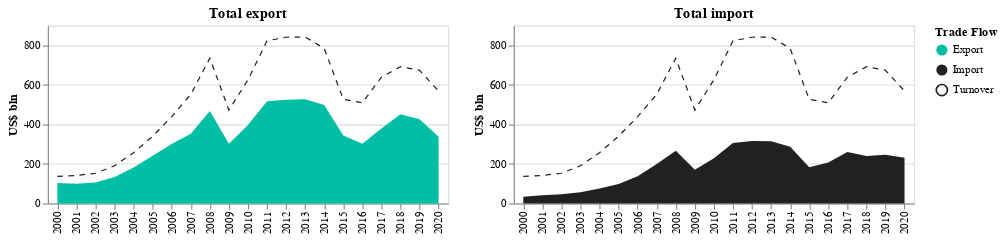

Here is the notebook cell this chart was saved with:
### Code cell
plot_df = subdata.copy()
plot_df.loc[:, 'Trade Value (US$)' ] = (plot_df['Trade Value (US$)' ] / 1e9)
    
loc_condition_export = (plot_df['Partner']=='World') & plot_df['Trade Flow'].isin(['Export', 'Turnover'])
loc_condition_import = (plot_df['Partner']=='World') & plot_df['Trade Flow'].isin(['Import', 'Turnover'])

IMPORT_COLOR = '#212121FF'
EXPORT_COLOR = '#00BFA5FF'
TURNOVER_COLOR = '#21212100'

IMPORT_STROKE = '#21212100'
EXPORT_STROKE = '#00BFA500'
TURNOVER_STROKE = '#212121FF'
    
base = alt.Chart().encode(
    alt.X('Year:O', scale=alt.Scale(zero=False, nice=True), axis=alt.Axis(labels=True, title=None)),
    alt.Y(
        'Trade Value (US$):Q',
        stack=None,
        axis=alt.Axis(
            format=".0f",
            labels=True,
            ticks=True,
            title='US$ bln'
        )
    )
).properties(
    height=160,
    width=360
)

area = base.mark_area().encode(
    color=alt.Color(
        'Trade Flow:N',
        scale=alt.Scale(
            domain=['Export', 'Import', 'Turnover'],
            range=[EXPORT_COLOR, IMPORT_COLOR, TURNOVER_COLOR]
        )
    )
)

line = base.mark_line(
    strokeWidth=1.1,
    strokeDash=[5, 5]
).encode(
    stroke=alt.Color(
        'Trade Flow:N',
        scale=alt.Scale(
            domain=['Export', 'Import', 'Turnover'],
            range=[EXPORT_STROKE, IMPORT_STROKE, TURNOVER_STROKE]
        )
    )
)

alt.hconcat(
    alt.layer(area, line, data=plot_df.loc[loc_condition_export], title='Total export'),
    alt.layer(area, line, data=plot_df.loc[loc_condition_import], title='Total import'),
)

### Figure 1 — Vega-Lite specification as saved in the notebook (floating-point values rounded to 4 significant figures)
{"config": {"view": {"continuousWidth": 400, "continuousHeight": 300}}, "hconcat": [{"layer": [{"mark": "area", "encoding": {"color": {"field": "Trade Flow", "scale": {"domain": ["Export", "Import", "Turnover"], "range": ["#00BFA5FF", "#212121FF", "#21212100"]}, "type": "nominal"}, "x": {"axis": {"labels": true, "title": null}, "field": "Year", "scale": {"nice": true, "zero": false}, "type": "ordinal"}, "y": {"axis": {"format": ".0f", "labels": true, "ticks": true, "title": "US$ bln"}, "field": "Trade Value (US$)", "stack": null, "type": "quantitative"}}, "height": 160, "width": 360}, {"mark": {"type": "line", "strokeDash": [5, 5], "strokeWidth": 1.1}, "encoding": {"stroke": {"field": "Trade Flow", "scale": {"domain": ["Export", "Import", "Turnover"], "range": ["#00BFA500", "#21212100", "#212121FF"]}, "type": "nominal"}, "x": {"axis": {"labels": true, "title": null}, "field": "Year", "scale": {"nice": true, "zero": false}, "type": "ordinal"}, "y": {"axis": {"format": ".0f", "labels": true, "ticks": true, "title": "US$ bln"}, "field": "Trade Value (US$)", "stack": null, "type": "quantitative"}}, "height": 160, "width": 360}], "data": {"name": "data-5ba083e31a1e29711583ba5f9d862b03"}, "title": "Total export"}, {"layer": [{"mark": "area", "encoding": {"color": {"field": "Trade Flow", "scale": {"domain": ["Export", "Import", "Turnover"], "range": ["#00BFA5FF", "#212121FF", "#21212100"]}, "type": "nominal"}, "x": {"axis": {"labels": true, "title": null}, "field": "Year", "scale": {"nice": true, "zero": false}, "type": "ordinal"}, "y": {"axis": {"format": ".0f", "labels": true, "ticks": true, "title": "US$ bln"}, "field": "Trade Value (US$)", "stack": null, "type": "quantitative"}}, "height": 160, "width": 360}, {"mark": {"type": "line", "strokeDash": [5, 5], "strokeWidth": 1.1}, "encoding": {"stroke": {"field": "Trade Flow", "scale": {"domain": ["Export", "Import", "Turnover"], "range": ["#00BFA500", "#21212100", "#212121FF"]}, "type": "nominal"}, "x": {"axis": {"labels": true, "title": null}, "field": "Year", "scale": {"nice": true, "zero": false}, "type": "ordinal"}, "y": {"axis": {"format": ".0f", "labels": true, "ticks": true, "title": "US$ bln"}, "field": "Trade Value (US$)", "stack": null, "type": "quantitative"}}, "height": 160, "width": 360}], "data": {"name": "data-1cff03bbbaea5be94a9078eed14b0ddd"}, "title": "Total import"}], "$schema": "https://vega.github.io/schema/vega-lite/v4.17.0.json", "datasets": {"data-5ba083e31a1e29711583ba5f9d862b03": [{"Year": 2000, "Trade Flow": "Export", "Reporter Code": 643, "Reporter": "Russian Federation", "Reporter ISO": "RUS", "Partner Code": 0, "Partner": "World", "Partner ISO": "WLD", "Commodity Code": "TOTAL", "Commodity": "ALL COMMODITIES", "Trade Value (US$)": 103.1, "Partner Pct": 100.0}, {"Year": 2001, "Trade Flow": "Export", "Reporter Code": 643, "Reporter": "Russian Federation", "Reporter ISO": "RUS", "Partner Code": 0, "Partner": "World", "Partner ISO": "WLD", "Commodity Code": "TOTAL", "Commodity": "ALL COMMODITIES", "Trade Value (US$)": 99.87, "Partner Pct": 100.0}, {"Year": 2002, "Trade Flow": "Export", "Reporter Code": 643, "Reporter": "Russian Federation", "Reporter ISO": "RUS", "Partner Code": 0, "Partner": "World", "Partner ISO": "WLD", "Commodity Code": "TOTAL", "Commodity": "ALL COMMODITIES", "Trade Value (US$)": 106.7, "Partner Pct": 100.0}, {"Year": 2003, "Trade Flow": "Export", "Reporter Code": 643, "Reporter": "Russian Federation", "Reporter ISO": "RUS", "Partner Code": 0, "Partner": "World", "Partner ISO": "WLD", "Commodity Code": "TOTAL", "Commodity": "ALL COMMODITIES", "Trade Value (US$)": 133.7, "Partner Pct": 100.0}, {"Year": 2004, "Trade Flow": "Export", "Reporter Code": 643, "Reporter": "Russian Federation", "Reporter ISO": "RUS", "Partner Code": 0, "Partner": "World", "Partner ISO": "WLD", "Commodity Code": "TOTAL", "Commodity": "ALL COMMODITIES", "Trade Value (US$)": 181.6, "Partner Pct": 100.0}, {"Year": 2005, "Trade Flow": "Export", "Reporter Code": 643, "Reporter": "Russian Federation", "Reporter ISO": "RUS", "Partner Code": 0, "Partner": "World", "Partner ISO": "WLD", "Commodity Code": "TOTAL", "Commodity": "ALL COMMODITIES", "Trade Value (US$)": 241.5, "Partner Pct": 100.0}, {"Year": 2006, "Trade Flow": "Export", "Reporter Code": 643, "Reporter": "Russian Federation", "Reporter ISO": "RUS", "Partner Code": 0, "Partner": "World", "Partner ISO": "WLD", "Commodity Code": "TOTAL", "Commodity": "ALL COMMODITIES", "Trade Value (US$)": 301.6, "Partner Pct": 100.0}, {"Year": 2007, "Trade Flow": "Export", "Reporter Code": 643, "Reporter": "Russian Federation", "Reporter ISO": "RUS", "Partner Code": 0, "Partner": "World", "Partner ISO": "WLD", "Commodity Code": "TOTAL", "Commodity": "All Commodities", "Trade Value (US$)": 352.3, "Partner Pct": 100.0}, {"Year": 2008, "Trade Flow": "Export", "Reporter Code": 643, "Reporter": "Russian Federation", "Reporter ISO": "RUS", "Partner Code": 0, "Partner": "World", "Partner ISO": "WLD", "Commodity Code": "TOTAL", "Commodity": "All Commodities", "Trade Value (US$)": 468.0, "Partner Pct": 100.0}, {"Year": 2009, "Trade Flow": "Export", "Reporter Code": 643, "Reporter": "Russian Federation", "Reporter ISO": "RUS", "Partner Code": 0, "Partner": "World", "Partner ISO": "WLD", "Commodity Code": "TOTAL", "Commodity": "All Commodities", "Trade Value (US$)": 301.8, "Partner Pct": 100.0}, {"Year": 2010, "Trade Flow": "Export", "Reporter Code": 643, "Reporter": "Russian Federation", "Reporter ISO": "RUS", "Partner Code": 0, "Partner": "World", "Partner ISO": "WLD", "Commodity Code": "TOTAL", "Commodity": "All Commodities", "Trade Value (US$)": 397.1, "Partner Pct": 100.0}, {"Year": 2011, "Trade Flow": "Export", "Reporter Code": 643, "Reporter": "Russian Federation", "Reporter ISO": "RUS", "Partner Code": 0, "Partner": "World", "Partner ISO": "WLD", "Commodity Code": "TOTAL", "Commodity": "All Commodities", "Trade Value (US$)": 517.0, "Partner Pct": 100.0}, {"Year": 2012, "Trade Flow": "Export", "Reporter Code": 643, "Reporter": "Russian Federation", "Reporter ISO": "RUS", "Partner Code": 0, "Partner": "World", "Partner ISO": "WLD", "Commodity Code": "TOTAL", "Commodity": "All Commodities", "Trade Value (US$)": 524.8, "Partner Pct": 100.0}, {"Year": 2013, "Trade Flow": "Export", "Reporter Code": 643, "Reporter": "Russian Federation", "Reporter ISO": "RUS", "Partner Code": 0, "Partner": "World", "Partner ISO": "WLD", "Commodity Code": "TOTAL", "Commodity": "All Commodities", "Trade Value (US$)": 527.3, "Partner Pct": 100.0}, {"Year": 2014, "Trade Flow": "Export", "Reporter Code": 643, "Reporter": "Russian Federation", "Reporter ISO": "RUS", "Partner Code": 0, "Partner": "World", "Partner ISO": "WLD", "Commodity Code": "TOTAL", "Commodity": "All Commodities", "Trade Value (US$)": 497.8, "Partner Pct": 100.0}, {"Year": 2015, "Trade Flow": "Export", "Reporter Code": 643, "Reporter": "Russian Federation", "Reporter ISO": "RUS", "Partner Code": 0, "Partner": "World", "Partner ISO": "WLD", "Commodity Code": "TOTAL", "Commodity": "All Commodities", "Trade Value (US$)": 343.9, "Partner Pct": 100.0}, {"Year": 2016, "Trade Flow": "Export", "Reporter Code": 643, "Reporter": "Russian Federation", "Reporter ISO": "RUS", "Partner Code": 0, "Partner": "World", "Partner ISO": "WLD", "Commodity Code": "TOTAL", "Commodity": "All Commodities", "Trade Value (US$)": 301.8, "Partner Pct": 100.0}, {"Year": 2017, "Trade Flow": "Export", "Reporter Code": 643, "Reporter": "Russian Federation", "Reporter ISO": "RUS", "Partner Code": 0, "Partner": "World", "Partner ISO": "WLD", "Commodity Code": "TOTAL", "Commodity": "All Commodities", "Trade Value (US$)": 379.2, "Partner Pct": 100.0}, {"Year": 2018, "Trade Flow": "Export", "Reporter Code": 643, "Reporter": "Russian Federation", "Reporter ISO": "RUS", "Partner Code": 0, "Partner": "World", "Partner ISO": "WLD", "Commodity Code": "TOTAL", "Commodity": "All Commodities", "Trade Value (US$)": 451.5, "Partner Pct": 100.0}, {"Year": 2019, "Trade Flow": "Export", "Reporter Code": 643, "Reporter": "Russian Federation", "Reporter ISO": "RUS", "Partner Code": 0, "Partner": "World", "Partner ISO": "WLD", "Commodity Code": "TOTAL", "Commodity": "All Commodities", "Trade Value (US$)": 426.7, "Partner Pct": 100.0}, {"Year": 2020, "Trade Flow": "Export", "Reporter Code": 643, "Reporter": "Russian Federation", "Reporter ISO": "RUS", "Partner Code": 0, "Partner": "World", "Partner ISO": "WLD", "Commodity Code": "TOTAL", "Commodity": "All Commodities", "Trade Value (US$)": 337.1, "Partner Pct": 100.0}, {"Year": 2000, "Trade Flow": "Turnover", "Reporter Code": 643, "Reporter": "Russian Federation", "Reporter ISO": "RUS", "Partner Code": 0, "Partner": "World", "Partner ISO": "WLD", "Commodity Code": "TOTAL", "Commodity": "All Commodities", "Trade Value (US$)": 137.0, "Partner Pct": 100.0}, {"Year": 2001, "Trade Flow": "Turnover", "Reporter Code": 643, "Reporter": "Russian Federation", "Reporter ISO": "RUS", "Partner Code": 0, "Partner": "World", "Partner ISO": "WLD", "Commodity Code": "TOTAL", "Commodity": "All Commodities", "Trade Value (US$)": 141.7, "Partner Pct": 100.0}, {"Year": 2002, "Trade Flow": "Turnover", "Reporter Code": 643, "Reporter": "Russian Federation", "Reporter ISO": "RUS", "Partner Code": 0, "Partner": "World", "Partner ISO": "WLD", "Commodity Code": "TOTAL", "Commodity": "All Commodities", "Trade Value (US$)": 152.9, "Partner Pct": 100.0}, {"Year": 2003, "Trade Flow": "Turnover", "Reporter Code": 643, "Reporter": "Russian Federation", "Reporter ISO": "RUS", "Partner Code": 0, "Partner": "World", "Partner ISO": "WLD", "Commodity Code": "TOTAL", "Commodity": "All Commodities", "Trade Value (US$)": 191.0, "Partner Pct": 100.0}, {"Year": 2004, "Trade Flow": "Turnover", "Reporter Code": 643, "Reporter": "Russian Federation", "Reporter ISO": "RUS", "Partner Code": 0, "Partner": "World", "Partner ISO": "WLD", "Commodity Code": "TOTAL", "Commodity": "All Commodities", "Trade Value (US$)": 257.2, "Partner Pct": 100.0}, {"Year": 2005, "Trade Flow": "Turnover", "Reporter Code": 643, "Reporter": "Russian Federation", "Reporter ISO": "RUS", "Partner Code": 0, "Partner": "World", "Partner ISO": "WLD", "Commodity Code": "TOTAL", "Commodity": "All Commodities", "Trade Value (US$)": 340.2, "Partner Pct": 100.0}, {"Year": 2006, "Trade Flow": "Turnover", "Reporter Code": 643, "Reporter": "Russian Federation", "Reporter ISO": "RUS", "Partner Code": 0, "Partner": "World", "Partner ISO": "WLD", "Commodity Code": "TOTAL", "Commodity": "All Commodities", "Trade Value (US$)": 439.4, "Partner Pct": 100.0}, {"Year": 2007, "Trade Flow": "Turnover", "Reporter Code": 643, "Reporter": "Russian Federation", "Reporter ISO": "RUS", "Partner Code": 0, "Partner": "World", "Partner ISO": "WLD", "Commodity Code": "TOTAL", "Commodity": "All Commodities", "Trade Value (US$)": 552.0, "Partner Pct": 100.0}, {"Year": 2008, "Trade Flow": "Turnover", "Reporter Code": 643, "Reporter": "Russian Federation", "Reporter ISO": "RUS", "Partner Code": 0, "Partner": "World", "Partner ISO": "WLD", "Commodity Code": "TOTAL", "Commodity": "All Commodities", "Trade Value (US$)": 735.0, "Partner Pct": 100.0}, {"Year": 2009, "Trade Flow": "Turnover", "Reporter Code": 643, "Reporter": "Russian Federation", "Reporter ISO": "RUS", "Partner Code": 0, "Partner": "World", "Partner ISO": "WLD", "Commodity Code": "TOTAL", "Commodity": "All Commodities", "Trade Value (US$)": 472.6, "Partner Pct": 100.0}, {"Year": 2010, "Trade Flow": "Turnover", "Reporter Code": 643, "Reporter": "Russian Federation", "Reporter ISO": "RUS", "Partner Code": 0, "Partner": "World", "Partner ISO": "WLD", "Commodity Code": "TOTAL", "Commodity": "All Commodities", "Trade Value (US$)": 626.0, "Partner Pct": 100.0}, {"Year": 2011, "Trade Flow": "Turnover", "Reporter Code": 643, "Reporter": "Russian Federation", "Reporter ISO": "RUS", "Partner Code": 0, "Partner": "World", "Partner ISO": "WLD", "Commodity Code": "TOTAL", "Commodity": "All Commodities", "Trade Value (US$)": 823.1, "Partner Pct": 100.0}, {"Year": 2012, "Trade Flow": "Turnover", "Reporter Code": 643, "Reporter": "Russian Federation", "Reporter ISO": "RUS", "Partner Code": 0, "Partner": "World", "Partner ISO": "WLD", "Commodity Code": "TOTAL", "Commodity": "All Commodities", "Trade Value (US$)": 841.0, "Partner Pct": 100.0}, {"Year": 2013, "Trade Flow": "Turnover", "Reporter Code": 643, "Reporter": "Russian Federation", "Reporter ISO": "RUS", "Partner Code": 0, "Partner": "World", "Partner ISO": "WLD", "Commodity Code": "TOTAL", "Commodity": "All Commodities", "Trade Value (US$)": 842.2, "Partner Pct": 100.0}, {"Year": 2014, "Trade Flow": "Turnover", "Reporter Code": 643, "Reporter": "Russian Federation", "Reporter ISO": "RUS", "Partner Code": 0, "Partner": "World", "Partner ISO": "WLD", "Commodity Code": "TOTAL", "Commodity": "All Commodities", "Trade Value (US$)": 784.5, "Partner Pct": 100.0}, {"Year": 2015, "Trade Flow": "Turnover", "Reporter Code": 643, "Reporter": "Russian Federation", "Reporter ISO": "RUS", "Partner Code": 0, "Partner": "World", "Partner ISO": "WLD", "Commodity Code": "TOTAL", "Commodity": "All Commodities", "Trade Value (US$)": 526.7, "Partner Pct": 100.0}, {"Year": 2016, "Trade Flow": "Turnover", "Reporter Code": 643, "Reporter": "Russian Federation", "Reporter ISO": "RUS", "Partner Code": 0, "Partner": "World", "Partner ISO": "WLD", "Commodity Code": "TOTAL", "Commodity": "All Commodities", "Trade Value (US$)": 509.2, "Partner Pct": 100.0}, {"Year": 2017, "Trade Flow": "Turnover", "Reporter Code": 643, "Reporter": "Russian Federation", "Reporter ISO": "RUS", "Partner Code": 0, "Partner": "World", "Partner ISO": "WLD", "Commodity Code": "TOTAL", "Commodity": "All Commodities", "Trade Value (US$)": 639.2, "Partner Pct": 100.0}, {"Year": 2018, "Trade Flow": "Turnover", "Reporter Code": 643, "Reporter": "Russian Federation", "Reporter ISO": "RUS", "Partner Code": 0, "Partner": "World", "Partner ISO": "WLD", "Commodity Code": "TOTAL", "Commodity": "All Commodities", "Trade Value (US$)": 691.7, "Partner Pct": 100.0}, {"Year": 2019, "Trade Flow": "Turnover", "Reporter Code": 643, "Reporter": "Russian Federation", "Reporter ISO": "RUS", "Partner Code": 0, "Partner": "World", "Partner ISO": "WLD", "Commodity Code": "TOTAL", "Commodity": "All Commodities", "Trade Value (US$)": 673.9, "Partner Pct": 100.0}, {"Year": 2020, "Trade Flow": "Turnover", "Reporter Code": 643, "Reporter": "Russian Federation", "Reporter ISO": "RUS", "Partner Code": 0, "Partner": "World", "Partner ISO": "WLD", "Commodity Code": "TOTAL", "Commodity": "All Commodities", "Trade Value (US$)": 568.8, "Partner Pct": 100.0}], "data-1cff03bbbaea5be94a9078eed14b0ddd": [{"Year": 2000, "Trade Flow": "Import", "Reporter Code": 643, "Reporter": "Russian Federation", "Reporter ISO": "RUS", "Partner Code": 0, "Partner": "World", "Partner ISO": "WLD", "Commodity Code": "TOTAL", "Commodity": "ALL COMMODITIES", "Trade Value (US$)": 33.88, "Partner Pct": 100.0}, {"Year": 2001, "Trade Flow": "Import", "Reporter Code": 643, "Reporter": "Russian Federation", "Reporter ISO": "RUS", "Partner Code": 0, "Partner": "World", "Partner ISO": "WLD", "Commodity Code": "TOTAL", "Commodity": "ALL COMMODITIES", "Trade Value (US$)": 41.87, "Partner Pct": 100.0}, {"Year": 2002, "Trade Flow": "Import", "Reporter Code": 643, "Reporter": "Russian Federation", "Reporter ISO": "RUS", "Partner Code": 0, "Partner": "World", "Partner ISO": "WLD", "Commodity Code": "TOTAL", "Commodity": "ALL COMMODITIES", "Trade Value (US$)": 46.18, "Partner Pct": 100.0}, {"Year": 2003, "Trade Flow": "Import", "Reporter Code": 643, "Reporter": "Russian Federation", "Reporter ISO": "RUS", "Partner Code": 0, "Partner": "World", "Partner ISO": "WLD", "Commodity Code": "TOTAL", "Commodity": "ALL COMMODITIES", "Trade Value (US$)": 57.35, "Partner Pct": 100.0}, {"Year": 2004, "Trade Flow": "Import", "Reporter Code": 643, "Reporter": "Russian Federation", "Reporter ISO": "RUS", "Partner Code": 0, "Partner": "World", "Partner ISO": "WLD", "Commodity Code": "TOTAL", "Commodity": "ALL COMMODITIES", "Trade Value (US$)": 75.57, "Partner Pct": 100.0}, {"Year": 2005, "Trade Flow": "Import", "Reporter Code": 643, "Reporter": "Russian Federation", "Reporter ISO": "RUS", "Partner Code": 0, "Partner": "World", "Partner ISO": "WLD", "Commodity Code": "TOTAL", "Commodity": "ALL COMMODITIES", "Trade Value (US$)": 98.71, "Partner Pct": 100.0}, {"Year": 2006, "Trade Flow": "Import", "Reporter Code": 643, "Reporter": "Russian Federation", "Reporter ISO": "RUS", "Partner Code": 0, "Partner": "World", "Partner ISO": "WLD", "Commodity Code": "TOTAL", "Commodity": "ALL COMMODITIES", "Trade Value (US$)": 137.8, "Partner Pct": 100.0}, {"Year": 2007, "Trade Flow": "Import", "Reporter Code": 643, "Reporter": "Russian Federation", "Reporter ISO": "RUS", "Partner Code": 0, "Partner": "World", "Partner ISO": "WLD", "Commodity Code": "TOTAL", "Commodity": "All Commodities", "Trade Value (US$)": 199.7, "Partner Pct": 100.0}, {"Year": 2008, "Trade Flow": "Import", "Reporter Code": 643, "Reporter": "Russian Federation", "Reporter ISO": "RUS", "Partner Code": 0, "Partner": "World", "Partner ISO": "WLD", "Commodity Code": "TOTAL", "Commodity": "All Commodities", "Trade Value (US$)": 267.1, "Partner Pct": 100.0}, {"Year": 2009, "Trade Flow": "Import", "Reporter Code": 643, "Reporter": "Russian Federation", "Reporter ISO": "RUS", "Partner Code": 0, "Partner": "World", "Partner ISO": "WLD", "Commodity Code": "TOTAL", "Commodity": "All Commodities", "Trade Value (US$)": 170.8, "Partner Pct": 100.0}, {"Year": 2010, "Trade Flow": "Import", "Reporter Code": 643, "Reporter": "Russian Federation", "Reporter ISO": "RUS", "Partner Code": 0, "Partner": "World", "Partner ISO": "WLD", "Commodity Code": "TOTAL", "Commodity": "All Commodities", "Trade Value (US$)": 228.9, "Partner Pct": 100.0}, {"Year": 2011, "Trade Flow": "Import", "Reporter Code": 643, "Reporter": "Russian Federation", "Reporter ISO": "RUS", "Partner Code": 0, "Partner": "World", "Partner ISO": "WLD", "Commodity Code": "TOTAL", "Commodity": "All Commodities", "Trade Value (US$)": 306.1, "Partner Pct": 100.0}, {"Year": 2012, "Trade Flow": "Import", "Reporter Code": 643, "Reporter": "Russian Federation", "Reporter ISO": "RUS", "Partner Code": 0, "Partner": "World", "Partner ISO": "WLD", "Commodity Code": "TOTAL", "Commodity": "All Commodities", "Trade Value (US$)": 316.2, "Partner Pct": 100.0}, {"Year": 2013, "Trade Flow": "Import", "Reporter Code": 643, "Reporter": "Russian Federation", "Reporter ISO": "RUS", "Partner Code": 0, "Partner": "World", "Partner ISO": "WLD", "Commodity Code": "TOTAL", "Commodity": "All Commodities", "Trade Value (US$)": 314.9, "Partner Pct": 100.0}, {"Year": 2014, "Trade Flow": "Import", "Reporter Code": 643, "Reporter": "Russian Federation", "Reporter ISO": "RUS", "Partner Code": 0, "Partner": "World", "Partner ISO": "WLD", "Commodity Code": "TOTAL", "Commodity": "All Commodities", "Trade Value (US$)": 286.6, "Partner Pct": 100.0}, {"Year": 2015, "Trade Flow": "Import", "Reporter Code": 643, "Reporter": "Russian Federation", "Reporter ISO": "RUS", "Partner Code": 0, "Partner": "World", "Partner ISO": "WLD", "Commodity Code": "TOTAL", "Commodity": "All Commodities", "Trade Value (US$)": 182.8, "Partner Pct": 100.0}, {"Year": 2016, "Trade Flow": "Import", "Reporter Code": 643, "Reporter": "Russian Federation", "Reporter ISO": "RUS", "Partner Code": 0, "Partner": "World", "Partner ISO": "WLD", "Commodity Code": "TOTAL", "Commodity": "All Commodities", "Trade Value (US$)": 207.4, "Partner Pct": 100.0}, {"Year": 2017, "Trade Flow": "Import", "Reporter Code": 643, "Reporter": "Russian Federation", "Reporter ISO": "RUS", "Partner Code": 0, "Partner": "World", "Partner ISO": "WLD", "Commodity Code": "TOTAL", "Commodity": "All Commodities", "Trade Value (US$)": 260.0, "Partner Pct": 100.0}, {"Year": 2018, "Trade Flow": "Import", "Reporter Code": 643, "Reporter": "Russian Federation", "Reporter ISO": "RUS", "Partner Code": 0, "Partner": "World", "Partner ISO": "WLD", "Commodity Code": "TOTAL", "Commodity": "All Commodities", "Trade Value (US$)": 240.2, "Partner Pct": 100.0}, {"Year": 2019, "Trade Flow": "Import", "Reporter Code": 643, "Reporter": "Russian Federation", "Reporter ISO": "RUS", "Partner Code": 0, "Partner": "World", "Partner ISO": "WLD", "Commodity Code": "TOTAL", "Commodity": "All Commodities", "Trade Value (US$)": 247.2, "Partner Pct": 100.0}, {"Year": 2020, "Trade Flow": "Import", "Reporter Code": 643, "Reporter": "Russian Federation", "Reporter ISO": "RUS", "Partner Code": 0, "Partner": "World", "Partner ISO": "WLD", "Commodity Code": "TOTAL", "Commodity": "All Commodities", "Trade Value (US$)": 231.7, "Partner Pct": 100.0}, {"Year": 2000, "Trade Flow": "Turnover", "Reporter Code": 643, "Reporter": "Russian Federation", "Reporter ISO": "RUS", "Partner Code": 0, "Partner": "World", "Partner ISO": "WLD", "Commodity Code": "TOTAL", "Commodity": "All Commodities", "Trade Value (US$)": 137.0, "Partner Pct": 100.0}, {"Year": 2001, "Trade Flow": "Turnover", "Reporter Code": 643, "Reporter": "Russian Federation", "Reporter ISO": "RUS", "Partner Code": 0, "Partner": "World", "Partner ISO": "WLD", "Commodity Code": "TOTAL", "Commodity": "All Commodities", "Trade Value (US$)": 141.7, "Partner Pct": 100.0}, {"Year": 2002, "Trade Flow": "Turnover", "Reporter Code": 643, "Reporter": "Russian Federation", "Reporter ISO": "RUS", "Partner Code": 0, "Partner": "World", "Partner ISO": "WLD", "Commodity Code": "TOTAL", "Commodity": "All Commodities", "Trade Value (US$)": 152.9, "Partner Pct": 100.0}, {"Year": 2003, "Trade Flow": "Turnover", "Reporter Code": 643, "Reporter": "Russian Federation", "Reporter ISO": "RUS", "Partner Code": 0, "Partner": "World", "Partner ISO": "WLD", "Commodity Code": "TOTAL", "Commodity": "All Commodities", "Trade Value (US$)": 191.0, "Partner Pct": 100.0}, {"Year": 2004, "Trade Flow": "Turnover", "Reporter Code": 643, "Reporter": "Russian Federation", "Reporter ISO": "RUS", "Partner Code": 0, "Partner": "World", "Partner ISO": "WLD", "Commodity Code": "TOTAL", "Commodity": "All Commodities", "Trade Value (US$)": 257.2, "Partner Pct": 100.0}, {"Year": 2005, "Trade Flow": "Turnover", "Reporter Code": 643, "Reporter": "Russian Federation", "Reporter ISO": "RUS", "Partner Code": 0, "Partner": "World", "Partner ISO": "WLD", "Commodity Code": "TOTAL", "Commodity": "All Commodities", "Trade Value (US$)": 340.2, "Partner Pct": 100.0}, {"Year": 2006, "Trade Flow": "Turnover", "Reporter Code": 643, "Reporter": "Russian Federation", "Reporter ISO": "RUS", "Partner Code": 0, "Partner": "World", "Partner ISO": "WLD", "Commodity Code": "TOTAL", "Commodity": "All Commodities", "Trade Value (US$)": 439.4, "Partner Pct": 100.0}, {"Year": 2007, "Trade Flow": "Turnover", "Reporter Code": 643, "Reporter": "Russian Federation", "Reporter ISO": "RUS", "Partner Code": 0, "Partner": "World", "Partner ISO": "WLD", "Commodity Code": "TOTAL", "Commodity": "All Commodities", "Trade Value (US$)": 552.0, "Partner Pct": 100.0}, {"Year": 2008, "Trade Flow": "Turnover", "Reporter Code": 643, "Reporter": "Russian Federation", "Reporter ISO": "RUS", "Partner Code": 0, "Partner": "World", "Partner ISO": "WLD", "Commodity Code": "TOTAL", "Commodity": "All Commodities", "Trade Value (US$)": 735.0, "Partner Pct": 100.0}, {"Year": 2009, "Trade Flow": "Turnover", "Reporter Code": 643, "Reporter": "Russian Federation", "Reporter ISO": "RUS", "Partner Code": 0, "Partner": "World", "Partner ISO": "WLD", "Commodity Code": "TOTAL", "Commodity": "All Commodities", "Trade Value (US$)": 472.6, "Partner Pct": 100.0}, {"Year": 2010, "Trade Flow": "Turnover", "Reporter Code": 643, "Reporter": "Russian Federation", "Reporter ISO": "RUS", "Partner Code": 0, "Partner": "World", "Partner ISO": "WLD", "Commodity Code": "TOTAL", "Commodity": "All Commodities", "Trade Value (US$)": 626.0, "Partner Pct": 100.0}, {"Year": 2011, "Trade Flow": "Turnover", "Reporter Code": 643, "Reporter": "Russian Federation", "Reporter ISO": "RUS", "Partner Code": 0, "Partner": "World", "Partner ISO": "WLD", "Commodity Code": "TOTAL", "Commodity": "All Commodities", "Trade Value (US$)": 823.1, "Partner Pct": 100.0}, {"Year": 2012, "Trade Flow": "Turnover", "Reporter Code": 643, "Reporter": "Russian Federation", "Reporter ISO": "RUS", "Partner Code": 0, "Partner": "World", "Partner ISO": "WLD", "Commodity Code": "TOTAL", "Commodity": "All Commodities", "Trade Value (US$)": 841.0, "Partner Pct": 100.0}, {"Year": 2013, "Trade Flow": "Turnover", "Reporter Code": 643, "Reporter": "Russian Federation", "Reporter ISO": "RUS", "Partner Code": 0, "Partner": "World", "Partner ISO": "WLD", "Commodity Code": "TOTAL", "Commodity": "All Commodities", "Trade Value (US$)": 842.2, "Partner Pct": 100.0}, {"Year": 2014, "Trade Flow": "Turnover", "Reporter Code": 643, "Reporter": "Russian Federation", "Reporter ISO": "RUS", "Partner Code": 0, "Partner": "World", "Partner ISO": "WLD", "Commodity Code": "TOTAL", "Commodity": "All Commodities", "Trade Value (US$)": 784.5, "Partner Pct": 100.0}, {"Year": 2015, "Trade Flow": "Turnover", "Reporter Code": 643, "Reporter": "Russian Federation", "Reporter ISO": "RUS", "Partner Code": 0, "Partner": "World", "Partner ISO": "WLD", "Commodity Code": "TOTAL", "Commodity": "All Commodities", "Trade Value (US$)": 526.7, "Partner Pct": 100.0}, {"Year": 2016, "Trade Flow": "Turnover", "Reporter Code": 643, "Reporter": "Russian Federation", "Reporter ISO": "RUS", "Partner Code": 0, "Partner": "World", "Partner ISO": "WLD", "Commodity Code": "TOTAL", "Commodity": "All Commodities", "Trade Value (US$)": 509.2, "Partner Pct": 100.0}, {"Year": 2017, "Trade Flow": "Turnover", "Reporter Code": 643, "Reporter": "Russian Federation", "Reporter ISO": "RUS", "Partner Code": 0, "Partner": "World", "Partner ISO": "WLD", "Commodity Code": "TOTAL", "Commodity": "All Commodities", "Trade Value (US$)": 639.2, "Partner Pct": 100.0}, {"Year": 2018, "Trade Flow": "Turnover", "Reporter Code": 643, "Reporter": "Russian Federation", "Reporter ISO": "RUS", "Partner Code": 0, "Partner": "World", "Partner ISO": "WLD", "Commodity Code": "TOTAL", "Commodity": "All Commodities", "Trade Value (US$)": 691.7, "Partner Pct": 100.0}, {"Year": 2019, "Trade Flow": "Turnover", "Reporter Code": 643, "Reporter": "Russian Federation", "Reporter ISO": "RUS", "Partner Code": 0, "Partner": "World", "Partner ISO": "WLD", "Commodity Code": "TOTAL", "Commodity": "All Commodities", "Trade Value (US$)": 673.9, "Partner Pct": 100.0}, {"Year": 2020, "Trade Flow": "Turnover", "Reporter Code": 643, "Reporter": "Russian Federation", "Reporter ISO": "RUS", "Partner Code": 0, "Partner": "World", "Partner ISO": "WLD", "Commodity Code": "TOTAL", "Commodity": "All Commodities", "Trade Value (US$)": 568.8, "Partner Pct": 100.0}]}}
